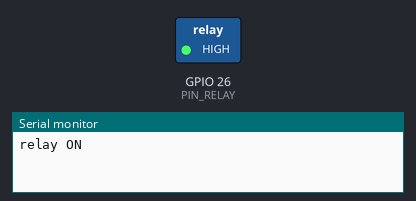
Simulated run of this sketch. Board: ESP32. Shown: switched loads named in the sketch (green lamp = pin HIGH), the last lines printed to the serial monitor.

Above: at 1.5 s.
At 4.5 s:
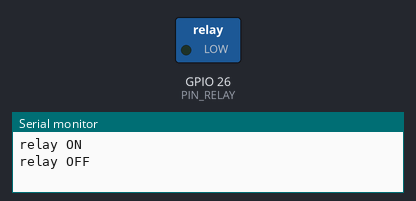
Timing chart, 0 to 7.8 s (numbered marks = the images above):
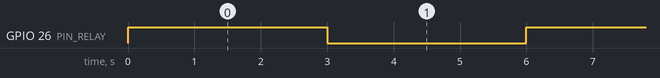

Measured:
- by itself, GPIO 26 (PIN_RELAY): alternates HIGH for 3.0 s and LOW for 3.0 s

The sketch:

RelayTest.ino
```cpp
// Relay-only test: ON 3 s, OFF 3 s, forever. Same relay logic as RealHardware.ino.
static const int  PIN_RELAY = 26;
static const bool RELAY_ACTIVE_LOW     = false;
static const bool RELAY_FLOAT_WHEN_OFF = false;

static void relayWrite(bool on) {
  if (RELAY_FLOAT_WHEN_OFF && RELAY_ACTIVE_LOW) {
    pinMode(PIN_RELAY, OUTPUT_OPEN_DRAIN);   // LOW = relay ON, HIGH = released (module pull-up = OFF)
    digitalWrite(PIN_RELAY, on ? LOW : HIGH);
    return;
  }
  pinMode(PIN_RELAY, OUTPUT);
  bool level = RELAY_ACTIVE_LOW ? !on : on;
  digitalWrite(PIN_RELAY, level ? HIGH : LOW);
}

void setup() { Serial.begin(115200); relayWrite(false); }

void loop() {
  Serial.println("relay ON");  relayWrite(true);  delay(3000);
  Serial.println("relay OFF"); relayWrite(false); delay(3000);
}
```
